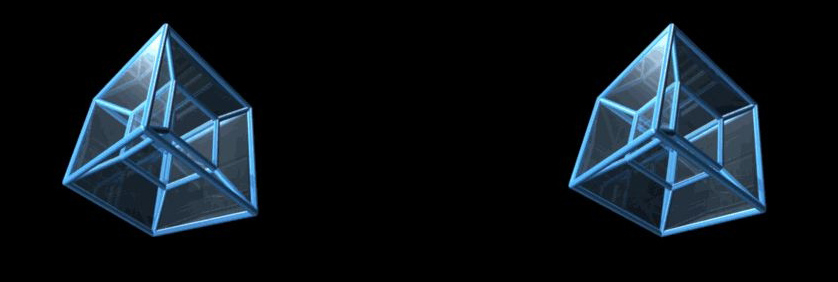
%> input picture stereo_pair.jpg, 838 x 282 px
$ octave depthmap_example.m   (GNU Octave 9; MATLAB toolbox functions it lacks are replaced by stand-ins)
%> lines starting %> are read from the running program, lines starting %| are printed output that depends on the picture; in (x1, y1, x2, y2) boxes, pixels count from 0 and x2, y2 are one past the last pixel; in counts of white or black regions, pixels touching at a corner belong together; the program's own positions count from 1
clc
clear all
close all


%Initialize images

resize=1/1.1015625;

%загрузка изображений
stereo_pair=rgb2gray(imread('stereo_pair.jpg'));
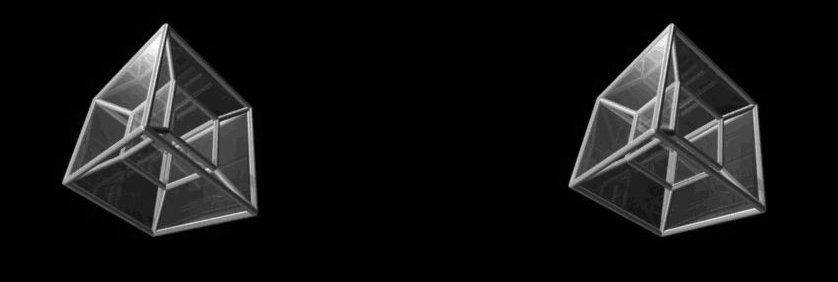
%> stereo_pair: size 282x838 uint8; min 0, max 254, mean 19.9

im1{1}=imresize(stereo_pair(:,1:838/2-120-17),resize);
im2{1}=imresize(stereo_pair(:,838/2+120+1:838-17),resize);

% %оконтуривание
% im1{1} = edge(im1{1},'canny',0.1);
% im2{1} = edge(im2{1},'canny',0.1);

im1{1}=im2double(im1{1})+0.001;
im2{1}=im2double(im2{1})+0.001;

% im_r=imread('Left_Checkerboard_rectified.bmp');
% im_l=imread('Right_Checkerboard_rectified.bmp');
im_r=im1{1};
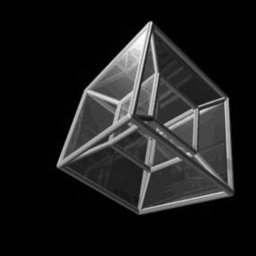
%> im_r: size 256x256 double; min 0.001, max 0.993, mean 0.117
im_l=im2{1};
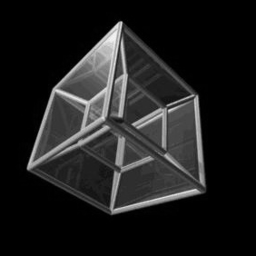
%> im_l: size 256x256 double; min 0.001, max 0.958, mean 0.116

%Initialize variables
w=10;
dispmax=55;

%Resize images
im_l_res=zeros(size(im_l,1)+2*w,size(im_l,2)+2*w+dispmax);
im_r_res=zeros(size(im_r,1)+2*w,size(im_r,2)+2*w+dispmax);

im_l_res(w:end-1-w,w:end-1-w-dispmax)=im_l;
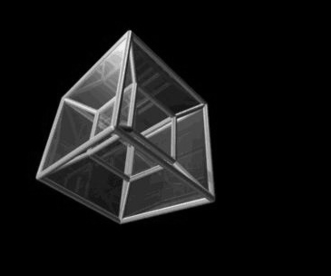
%> im_l_res: size 276x331 double; min 0, max 0.958, mean 0.0835
im_r_res(w:end-1-w,w:end-1-w-dispmax)=im_r;
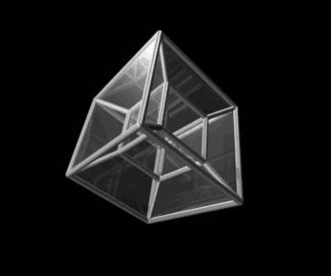
%> im_r_res: size 276x331 double; min 0, max 0.993, mean 0.084

im_l_res=uint8(im_l_res);
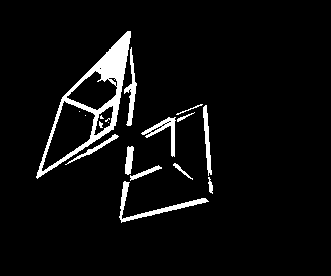
%> im_l_res: size 276x331 uint8; values 0 (black) and 1 (white), 5.3% white; 18 white regions (6 under 20 px), largest, box (x1, y1, x2, y2) and area: (36, 31, 131, 179) 2481, (119, 181, 209, 223) 566, (141, 117, 176, 157) 362
im_r_res=uint8(im_r_res);
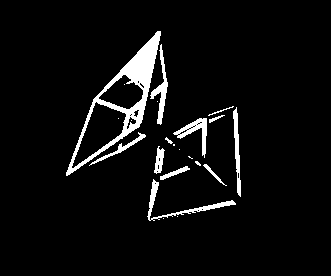
%> im_r_res: size 276x331 uint8; values 0 (black) and 1 (white), 5.3% white; 22 white regions (10 under 20 px), largest, box (x1, y1, x2, y2) and area: (66, 31, 161, 176) 2426, (147, 179, 236, 221) 484, (150, 44, 168, 125) 419

%Initialize SAD
%SAD=zeros(size(im_l_res,1),size(im_l_res,2),dispmax+1);

%> (the run ends here)
